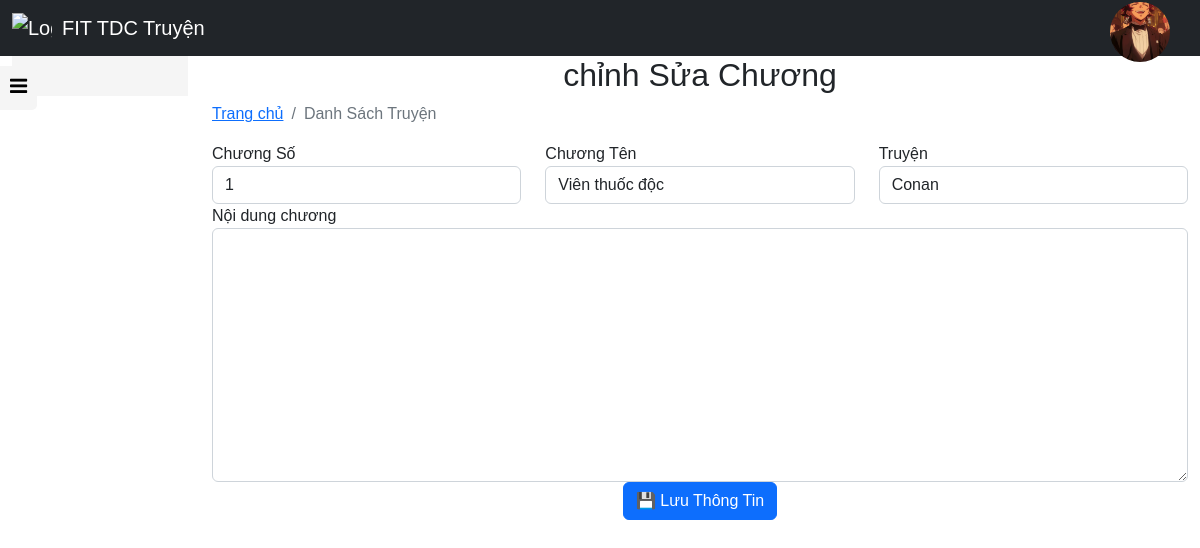
Screenshot of /backend/chuong/edit.php?chuong_id=19 (signed in) with the database file from the repository.
### tables this page shows
CREATE TABLE `user` (
  `user_id` int(11) NOT NULL,
  `username` varchar(255) DEFAULT NULL,
  `password` varchar(255) DEFAULT NULL,
  `email` varchar(255) DEFAULT NULL,
  `role` enum('admin','member') DEFAULT NULL,
  `avatar` varchar(255) DEFAULT NULL
);

CREATE TABLE `chuong` (
  `chuong_id` int(11) UNSIGNED NOT NULL,
  `chuong_so` varchar(50) NOT NULL,
  `chuong_ten` mediumtext DEFAULT NULL,
  `chuong_noidung` longtext NOT NULL,
  `truyen_id` int(11) UNSIGNED NOT NULL
);

CREATE TABLE `truyen` (
  `truyen_id` int(11) UNSIGNED NOT NULL,
  `truyen_ma` varchar(50) NOT NULL,
  `truyen_ten` mediumtext NOT NULL,
  `truyen_hinhdaidien` mediumtext DEFAULT NULL,
  `truyen_loai` tinyint(4) DEFAULT NULL COMMENT '#1: Tiểu thuyết, #2: Truyện tranh',
  `truyen_theloai` varchar(500) DEFAULT NULL COMMENT 'Kiếm Hiệp;Trinh thám;Lãng mạn ...',
  `truyen_tacgia` varchar(50) DEFAULT NULL,
  `truyen_mota_ngan` text DEFAULT NULL,
  `truyen_ngaydang` datetime NOT NULL DEFAULT current_timestamp(),
  `danhmuc_id` int(11) DEFAULT NULL
);

### backend/chuong/edit.php (the view, shortened to what this page needs)
<!DOCTYPE html>
<html lang="en">
<head>
    <?php
    include_once __DIR__ . '/../layouts/styles.php'
    ?>
</head>
<body>
    <?php
    include_once __DIR__ . '/../layouts/header.php'
    ?>
    <div class="container-fluid">
        <div class="row">
            <div class="col-2">
                <?php
                include_once __DIR__ . '/../layouts/sidebar.php'
                ?>
            </div>
            <?php
                include_once __DIR__ . '/../../dbconnect.php';
                $sql = "SELECT * FROM truyen";
                $result = mysqli_query($conn, $sql);
                $datatruyen = [];
                while ($row = mysqli_fetch_array($result, MYSQLI_ASSOC)) {
                    $datatruyen[] = array(
                        'truyen_id' => $row['truyen_id'],
                        'truyen_ten' => $row['truyen_ten'],
                    );
                }
                $chuong_id = $_GET['chuong_id'];
                $sqlchuong = "SELECT * FROM chuong WHERE chuong_id = $chuong_id";
                $resultchuong = mysqli_query($conn, $sqlchuong);
                $datachuong = [];
                while($row = mysqli_fetch_array($resultchuong, MYSQLI_ASSOC)){
                    $datachuong = array(
                        'chuong_id' => $row['chuong_id'],
                        'chuong_so' => $row['chuong_so'],
                        'chuong_ten' => $row['chuong_ten'],
                        'chuong_noidung' => $row['chuong_noidung'],
                        'truyen_id' => $row['truyen_id'],
                    );
                }
            ?>
            <div class="col-10">
                <div class="text-center">
                    <h2>chỉnh Sửa Chương</h2>
                </div>
                <nav aria-label="breadcrumb">
                    <ol class="breadcrumb">
                        <li class="breadcrumb-item"><a href="/">Trang chủ</a></li>
                        <li class="breadcrumb-item active" aria-current="page">Danh Sách Truyện</li>
                    </ol>
                </nav>
                <form name="frmAdd" action="" method="post" enctype="multipart/form-data">
                    <div class="row">
                        <div class="col-md-4">
                            <label>Chương Số</label>
                            <input type="text" name="chuong_so" class="form-control"
                            value="<?= $datachuong['chuong_so']?>" />
                        </div>
                        <div class="col-md-4">
                            <label>Chương Tên</label>
                            <input type="text" name="chuong_ten" class="form-control"  value="<?= $datachuong['chuong_ten']?>" />
                        </div>
                        <div class="col-md-4">
                            <label>Truyện</label>
                            <select name="truyen_id" class="form-control">
                                <?php foreach( $datatruyen as $truyen ): ?>
                                <option value="<?= $truyen['truyen_id'] ?>"
                                <?php echo ($truyen['truyen_id']== $datachuong['truyen_id']) ? 'selected': '' ?>
                                >
                                <?= $truyen['truyen_ten'] ?>
                            </option>
                                <?php endforeach; ?>
                            </select>
                        </div>
                    </div>
                    <div class="row">
                        <div class="rol-md-12">
                            <label>Nội dung chương</label>
                            <textarea name="chuong_noidung" class="form-control" rows="10" id="editor">
                                <?= $datachuong['chuong_noidung'] ?>
                            </textarea>
                        </div>
                    </div>
                    <div class="text-center">
                        <button type="submit" name="BtnSave" class="btn btn-primary">💾 Lưu Thông Tin</button>
                    </div>
                </form>
            </div>
        </div>
    </div>
</body>
</html>

### backend/layouts/header.php (shortened to what this page needs)
<!DOCTYPE html>
<html lang="en">
<head>
  <link rel="stylesheet" href="https://cdnjs.cloudflare.com/ajax/libs/bootstrap/5.2.0/css/bootstrap.min.css">
  <link rel="stylesheet" href="/freetruyen/backend/layouts/style.css">
</head>
<body>
<header>
  <nav class="navbar navbar-expand-lg bg-body-tertiary navbar-dark bg-dark" data-bs-theme="dark">
    <div class="container-fluid">
      <a class="navbar-brand" href="/freetruyen/backend/dashboard.php">
        <img src="/freetruyen/backend/layouts/logoweb.png" alt="Logo" class="logo-icon">
        FIT TDC Truyện
      </a>
      <div class="action">
        <div class="profile" onclick="menuToggle();">
          <?php
          if (isset($_SESSION['user_id'])) {
            include_once __DIR__ . '/../../dbconnect.php';
            $user_id = $_SESSION['user_id'];
            $query = "SELECT avatar FROM user WHERE user_id = $user_id";
            $result = mysqli_query($conn, $query);
            $row = mysqli_fetch_assoc($result);
            echo '<img src="/freetruyen/assets/' . $row['avatar'] . '" alt="User Account">';
          }
          ?>
        </div>
      </div>
    </div>
  </nav>
</header>
</body>
</html>

### backend/layouts/style.css (style rules this page uses)
.navbar-brand { display: flex; align-items: center; gap: 10px; }
.navbar-brand .logo-icon { width: 40px; height: auto; }
* { font-family: "poppins", sans-serif; margin: 0; padding: 0; }
body { background-color: #333; height: 100vh; }
.action { position: fixed; right: 30px; top: 2px; }
.action .profile { border-radius: 50%; cursor: pointer; height: 60px; overflow: hidden; position: relative; width: 60px; }
.action .profile img { width: 100%; top: 0; position: absolute; object-fit: cover; left: 0; height: 100%; }

### rows the page displays
user: avatar (picture)
chuong: chuong_so "1", chuong_ten "Viên thuốc độc", truyen_id "Conan"
